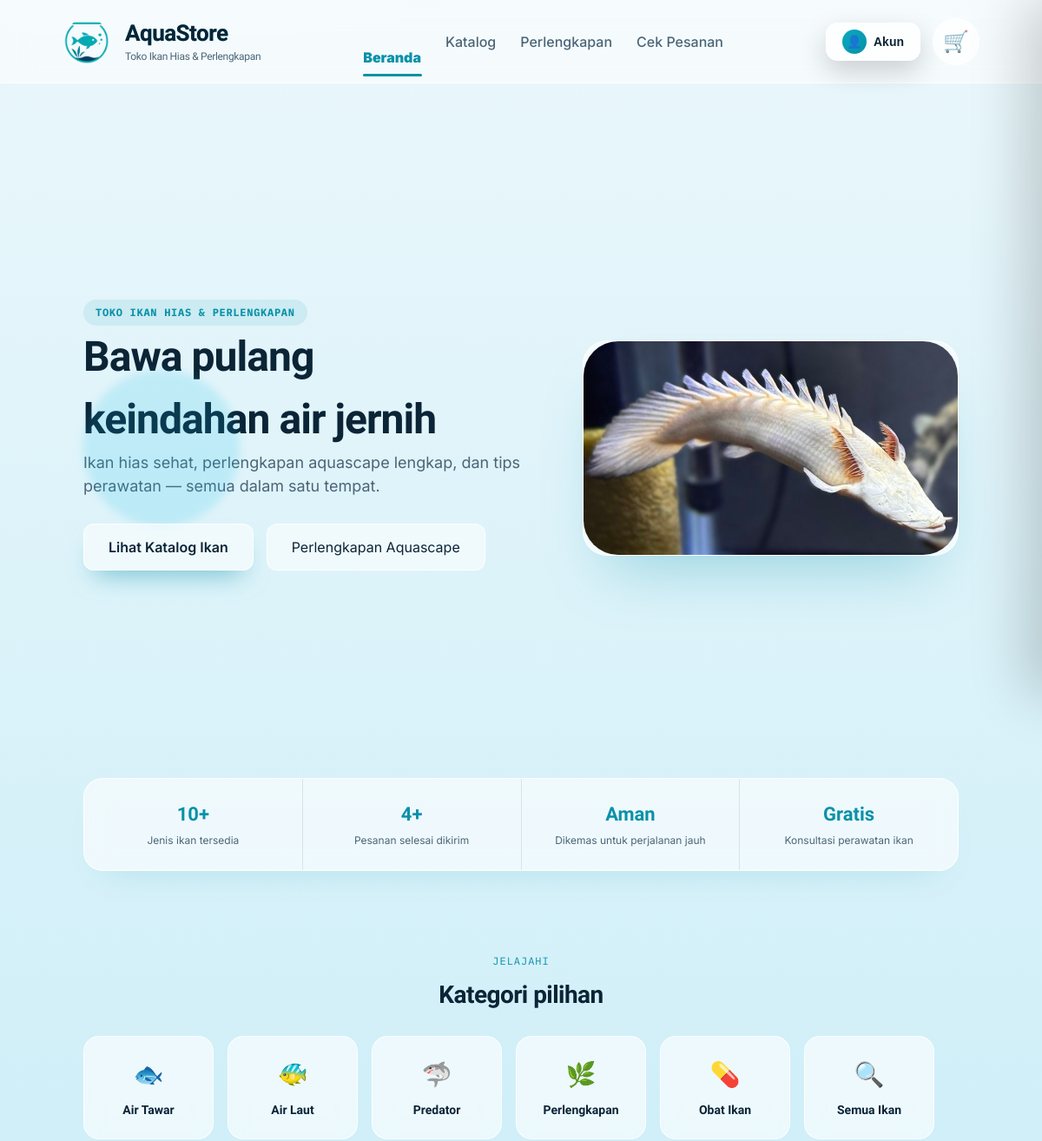
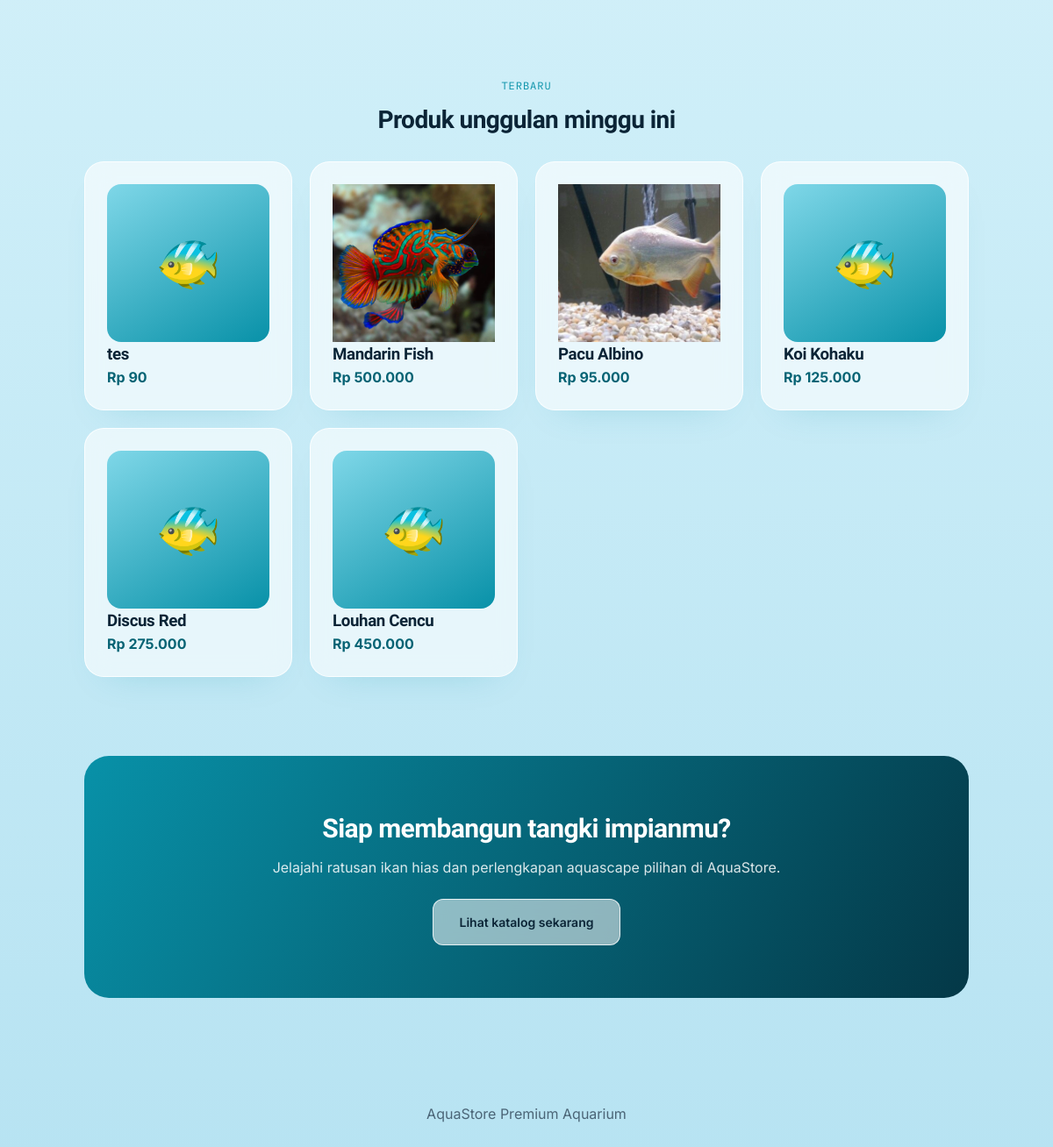
The page / on the database its author committed (2 pictures, top to bottom).
### tables this page shows
CREATE TABLE `ikan` (
  `id` int(11) NOT NULL,
  `nama` varchar(100) NOT NULL,
  `nama_latin` varchar(100) DEFAULT NULL,
  `kategori_air` enum('Laut','Tawar','Payau') NOT NULL,
  `kategori_sifat` enum('Predator','Non-Predator') NOT NULL,
  `kategori_jenis` enum('Hias','Konsumsi','Langka') NOT NULL,
  `harga` int(11) NOT NULL,
  `stok` int(11) NOT NULL,
  `ukuran_cm` decimal(5,2) DEFAULT NULL,
  `tingkat_perawatan` enum('Mudah','Sedang','Sulit') NOT NULL,
  `foto` varchar(255) DEFAULT NULL,
  `deskripsi` text DEFAULT NULL,
  `tips_perawatan` text DEFAULT NULL,
  `status` enum('Tersedia','Habis','Pre-order') DEFAULT 'Tersedia',
  `created_at` timestamp NOT NULL DEFAULT current_timestamp()
);

### config/db.php (called while the page is built, shortened)
<?php
function e($text)
{
    return htmlspecialchars((string) ($text ?? ''), ENT_QUOTES, 'UTF-8');
}
function rupiah($angka)
{
    return 'Rp ' . number_format((int) $angka, 0, ',', '.');
}

### index.php (the view, shortened to what this page needs)
<?php
require "config/db.php";
$ikanPopuler = $pdo->query("SELECT * FROM ikan ORDER BY id DESC LIMIT 6")->fetchAll();
$totalJenisIkan = (int) $pdo->query("SELECT COUNT(*) FROM ikan WHERE status = 'Tersedia'")->fetchColumn();
$totalPesananSelesai = (int) $pdo->query("SELECT COUNT(*) FROM pesanan WHERE status = 'Selesai'")->fetchColumn();
?>
<!DOCTYPE html>
<html lang="id">
<head>
    <link rel="stylesheet" href="assets/css/style.css">
</head>
<body>
<?php include "components/navbar.php"; ?>
<section class="ocean-hero">
    <div class="hero-content-ocean">
        <span class="hero-label">TOKO IKAN HIAS & PERLENGKAPAN</span>
        <h1>Bawa pulang<br>keindahan air jernih</h1>
        <p>Ikan hias sehat, perlengkapan aquascape lengkap, dan tips perawatan — semua dalam satu tempat.</p>
        <div class="hero-actions-ocean">
            <a class="hero-button" href="pelanggan/katalog.php">Lihat Katalog Ikan</a>
            <a class="outline-button" href="pelanggan/perawatan.php">Perlengkapan Aquascape</a>
        </div>
    </div>
    <div class="hero-fish-box">
        <img src="assets/img/hero.jpg">
    </div>
</section>
<section class="trust-strip-wrap">
    <div class="trust-strip">
        <div>
            <b><?= $totalJenisIkan ?>+</b>
            <span>Jenis ikan tersedia</span>
        </div>
        <div>
            <b><?= $totalPesananSelesai ?>+</b>
            <span>Pesanan selesai dikirim</span>
        </div>
        <div>
            <b>Aman</b>
            <span>Dikemas untuk perjalanan jauh</span>
        </div>
        <div>
            <b>Gratis</b>
            <span>Konsultasi perawatan ikan</span>
        </div>
    </div>
</section>
<section class="cat-section">
    <div class="section-title-home">
        <span>JELAJAHI</span>
        <h2>Kategori pilihan</h2>
    </div>
    <div class="cat-carousel">
        <a class="cat-item" href="pelanggan/katalog.php?kategori_air=Tawar">
            <span class="ic">🐟</span><b>Air Tawar</b>
        </a>
        <a class="cat-item" href="pelanggan/katalog.php?kategori_air=Laut">
            <span class="ic">🐠</span><b>Air Laut</b>
        </a>
        <a class="cat-item" href="pelanggan/katalog.php?kategori_sifat=Predator">
            <span class="ic">🦈</span><b>Predator</b>
        </a>
        <a class="cat-item" href="pelanggan/perawatan.php">
            <span class="ic">🌿</span><b>Perlengkapan</b>
        </a>
        <a class="cat-item" href="pelanggan/perawatan.php?kategori=Obat">
            <span class="ic">💊</span><b>Obat Ikan</b>
        </a>
        <a class="cat-item" href="pelanggan/katalog.php">
            <span class="ic">🔍</span><b>Semua Ikan</b>
        </a>
    </div>
</section>
<section class="ocean-section">
    <div class="section-title-home">
        <span>TERBARU</span>
        <h2>Produk unggulan minggu ini</h2>
    </div>
    <div class="ocean-product-grid">
        <?php foreach ($ikanPopuler as $i): ?>
            <div class="ocean-product-card">
                <div class="product-image-ocean">
                    <?php if ($i['foto']): ?>
                        <img src="uploads/ikan/<?= e($i['foto']) ?>">
                    <?php else: ?>
                        🐠
                    <?php endif; ?>
                </div>
                <h3><?= e($i['nama']) ?></h3>
                <strong><?= rupiah($i['harga']) ?></strong>
            </div>
        <?php endforeach; ?>
    </div>
</section>
<section class="cta-section">
    <div class="cta-box">
        <h2>Siap membangun tangki impianmu?</h2>
        <p>Jelajahi ratusan ikan hias dan perlengkapan aquascape pilihan di AquaStore.</p>
        <a class="cta-button" href="pelanggan/katalog.php">Lihat katalog sekarang</a>
    </div>
</section>
<footer class="ocean-footer">AquaStore Premium Aquarium</footer>
</body>
</html>

### assets/css/legacy.css (style rules this page uses)
:root { --dark: #031426; --dark2: #062847; --blue: #1677ff; --cyan: #12d6c5; --white: #fff; --soft: #f4fbff; --text: #09213d; --muted: #64748b; --danger: #ff4d6d; --shadow: 0 18px 50px rgba(0, 0, 0, .12); --radius: 24px }
* { margin: 0; padding: 0; box-sizing: border-box }
body { font-family: 'Poppins', Arial, sans-serif; background: var(--soft); color: var(--text); overflow-x: hidden }
a { text-decoration: none; color: inherit }
img { max-width: 100%; display: block }
.hero-button, .login-button, .mini-button { border: none; cursor: pointer; font-weight: 800; border-radius: 16px; transition: .25s }
.hero-button, .login-button { display: inline-flex; justify-content: center; align-items: center; gap: 10px; padding: 16px 28px; color: white; background: linear-gradient(135deg, var(--cyan), var(--blue)); box-shadow: 0 12px 32px rgba(22, 119, 255, .35) }

### assets/css/base/variables.css (style rules this page uses)
:root { --primary: #0891A8; --primary-hover: #0AA8C2; --secondary: #EAF7FB; --surface: #F4FBFE; --card: rgba(255,255,255,.6); --accent: #F2A531; --accent-hover: #FFB74D; --success: #22C55E; --danger: #EF4444; --text: #0B2436; --text-muted: #4B6577; --border: rgba(11,36,54,.1); --glass-border: rgba(255,255,255,.8); --shadow: 0 20px 50px rgba(8,145,168,.18); --radius-sm: 12px; --radius-md: 18px; --radius-lg: 28px; --transition: .3s ease; --font-display: 'Bricolage Grotesque', sans-serif; --font-body: 'Inter', sans-serif; --font-mono: 'IBM Plex Mono', monospace; --blue: var(--primary); --cyan: var(--primary-hover); --soft: var(--secondary); --muted: var(--text-muted); --dark: var(--text); --radius: var(--radius-lg); }

### assets/css/base/typography.css (style rules this page uses)
h1, h2, h3, h4, p { margin: 0; }
body { line-height: 1.5; }

### assets/css/components/buttons.css (style rules this page uses)
.hero-button, .login-button, .search-button { background: linear-gradient(135deg,var(--accent),var(--accent-hover)); color:white; border:none; padding:14px 28px; border-radius:999px; font-weight:800; cursor:pointer; transition:var(--transition); }

### assets/css/components/final-polish.css (style rules this page uses)
* { scroll-behavior:smooth; }
body { overflow-x:hidden; }
.hero-button, .mini-button, .login-button, .search-button { position:relative; overflow:hidden; }
.hero-button::after, .mini-button::after { content:""; position:absolute; top:0; left:-100%; width:100%; height:100%; background:rgba(255,255,255,.18); transition:.4s; }
.fish-card, .ocean-product-card, .dash-card, .admin-panel { animation: oceanFade .5s ease; }
.ocean-hero::before { content:""; position:absolute; width:180px; height:180px; border-radius:50%; background:rgba(0,184,230,.15); filter:blur(5px); animation:floatBubble 8s infinite ease-in-out; }
img { transition:.4s ease; }

### assets/css/pages/home.css (style rules this page uses)
.ocean-hero { min-height:840px;display:flex;align-items:center;justify-content:space-between;padding:80px 8%;gap:50px;background:radial-gradient(circle at right,#064e70,transparent 40%),#020817;color:white; }
.hero-content-ocean { max-width:650px }
.hero-label { color:#38e8ff;font-weight:900 }
.hero-content-ocean h1 { font-size:64px }
.hero-content-ocean p { color:#cbd5e1;font-size:18px }
.hero-actions-ocean { display:flex;gap:15px;margin:30px 0 }
.outline-button { border:1px solid #00b8e6;color:#00b8e6;padding:14px 28px;border-radius:999px;text-decoration:none }
.hero-fish-box { width:700px;max-width:100% }
.hero-fish-box img { width:100%;border-radius:40px }
.ocean-section { padding:60px 8%;background:#020817;color:white }
.category-grid-ocean,.ocean-product-grid { display:grid;grid-template-columns:repeat(4,1fr);gap:20px }
.category-grid-ocean a,.ocean-product-card { background:#10233d;color:white;border-radius:25px;padding:25px;text-decoration:none }
.product-image-ocean { height:180px;background:#081426;border-radius:20px;display:flex;align-items:center;justify-content:center;font-size:60px }
.product-image-ocean img { width:100%;height:100%;object-fit:cover }
.ocean-product-card strong { color:#38e8ff }
.ocean-footer { padding:50px;text-align:center;background:#000;color:white }

### rows shown on the page
ikan: nama "tes", harga "Rp 90"
ikan: foto (picture), nama "Mandarin Fish", harga "Rp 500.000"
ikan: foto (picture), nama "Pacu Albino", harga "Rp 95.000"
ikan: nama "Koi Kohaku", harga "Rp 125.000"
ikan: nama "Discus Red", harga "Rp 275.000"
ikan: nama "Louhan Cencu", harga "Rp 450.000"

### other values the page prints
$totalJenisIkan "10"
$totalPesananSelesai "4"
